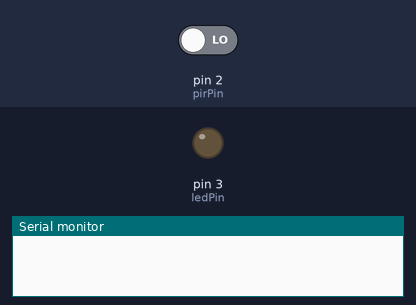
Simulated run of this sketch. Board: Arduino Uno, built with avr-gcc and run on an emulated ATmega328P. On the bench: output pins drawn as LEDs (lit = HIGH), the last lines printed to the serial monitor. The test bench sets the inputs (shaded band); at power-on: pin 2 (pirPin) LOW.

Above: at 2.2 s.
2.3 s: pin 2 (pirPin) driven HIGH
At 6.4 s:
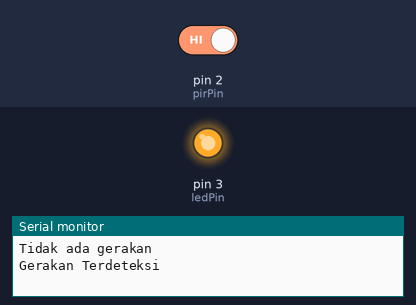
8.3 s: pin 2 (pirPin) driven LOW
At 14.2 s:
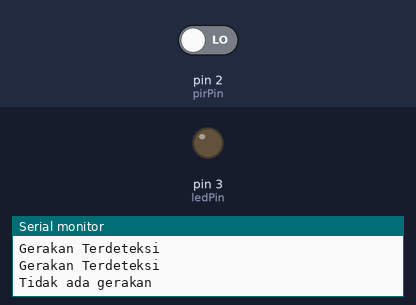
Timing chart, 0 to 15.7 s (numbered marks = the images above; inputs shaded):
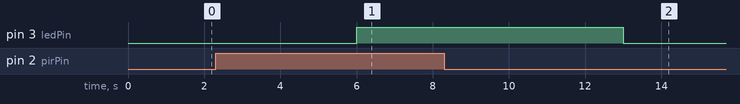

The sketch:

PIR_Sensor_with_LED.ino
```cpp
#define pirPin 2
#define ledPin 3
int statusPir = LOW;
int m;

void setup() {
  pinMode(pirPin, INPUT);
  pinMode(ledPin, OUTPUT);
  Serial.begin(9600);
  delay(1000);
}

void loop() {
  m = digitalRead(pirPin);
  if (m == HIGH){
    digitalWrite(ledPin, HIGH);

    Serial.println("Gerakan Terdeteksi");
    statusPir = HIGH;
  }
  else{
    delay(3000);
    digitalWrite(ledPin, LOW);
    Serial.println("Tidak ada gerakan");
  }
  delay(2000);
}
```

Measured:
- after the input at 2.3 s, pin 3 (ledPin): LOW → HIGH after 3.7 s
- after the input at 8.3 s, pin 3 (ledPin): HIGH → LOW after 4.7 s
